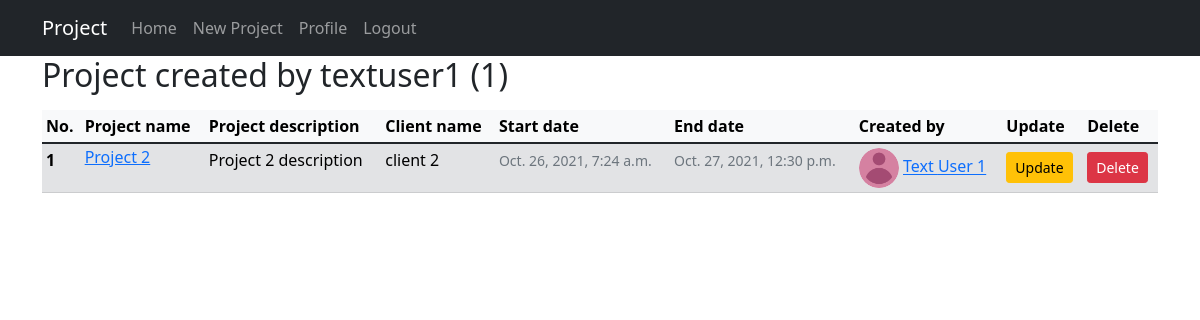
/user/textuser1 (signed in), run on an earlier commit of the app's database.
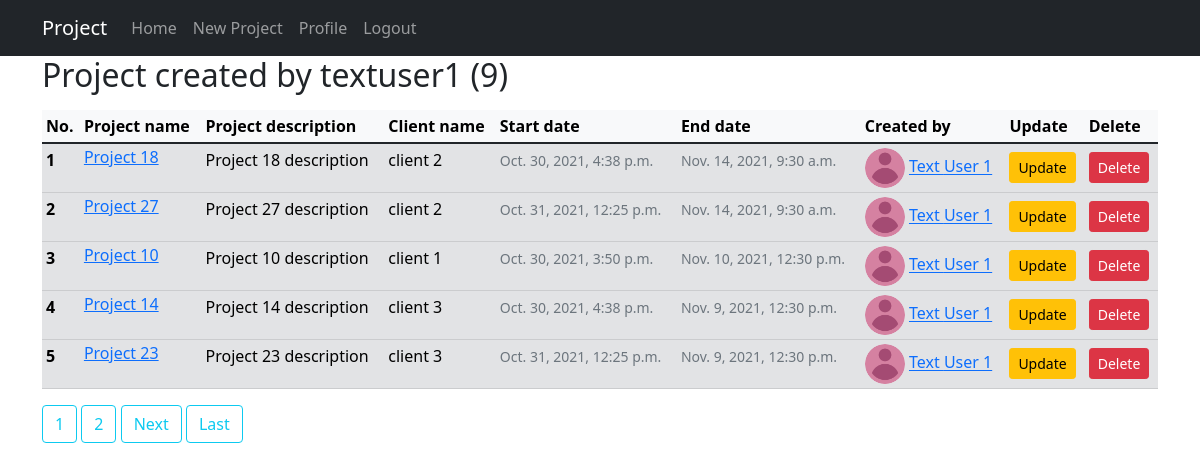
And on a later commit of the database.
### projects/models.py (models this page shows, shortened)
class Project(models.Model):
    name = models.CharField(max_length=50)
    description = models.TextField()
    client = models.ForeignKey(Client, related_name='projects', on_delete=models.CASCADE)
    created_by = models.ForeignKey(User, related_name='projects', on_delete=models.DO_NOTHING)
    start_date = models.DateTimeField(default=timezone.now())
    end_date = models.DateTimeField()

class Client(models.Model):
    name = models.CharField(max_length=50)
    def __str__(self):
        return self.name

### users/models.py (models this page shows, shortened)
class Profile(models.Model):
    user = models.OneToOneField(User, on_delete=models.CASCADE)
    image = models.ImageField(default='default.png', upload_to='profile_pics')

### projects/views.py (the view)
# urls.py: path('user/<str:username>', views.UserProjectListView.as_view(), name='user-projects'),
class UserProjectListView(LoginRequiredMixin, ListView):
    model = Project
    template_name = 'projects/user_projects.html' # <app>/<model>_<viewtype>.html
    context_object_name = 'projects'
    paginate_by = 5
    def get_queryset(self):
        user = get_object_or_404(User, username=self.kwargs.get('username'))
        return Project.objects.filter(created_by=user).order_by('-end_date')

### projects/templates/projects/user_projects.html (shortened to what this page needs)
{% extends "projects/base.html" %}
{% block content %}
    <h2 class="mb-3">Project created by {{ view.kwargs.username }} ({{ page_obj.paginator.count }})</h2>
    <table class="table table-sm">
        <thead>
            <tr class="table-light">
                <th scope="col">No.</th>
                <th scope="col">Project name</th>
                <th scope="col">Project description</th>
                <th scope="col">Client name</th>
                <th scope="col">Start date</th>
                <th scope="col">End date</th>
                <th scope="col">Created by</th>
                <th scope="col">Update</th>
                <th scope="col">Delete</th>
            </tr>
        </thead>
        <tbody>
        {% for project in projects %}
            <tr class="table-secondary">
                <th scope="row">{{ forloop.counter }}</th>
                <td>
                    <h6><a class="article-title" href="{% url 'project-detail' project.pk %}">{{ project.name }}</a></h6>
                </td>
                <td>
                    <p class="article-content">{{ project.description }}</p>
                </td>
                <td>
                    <p class="article-content">{{ project.client }}</p>
                </td>
                <td>
                    <small class="text-muted">{{ project.start_date }}</small>
                </td>
                <td>
                    <small class="text-muted">{{ project.end_date }}</small>
                </td>
                <td>
                    <img class="rounded-circle article-img" src="{{ project.created_by.profile.image.url }}" height=40 width=40>
                    <a class="mr-2" href="{% url 'user-projects' project.created_by.username %}">{{ project.created_by.first_name }} {{ project.created_by.last_name }}</a>
                </td>
                <td>
                    {% if project.created_by == user %}
                        <a class="btn btn-warning btn-sm mt-1 mb-1" href="{% url 'project-update' project.id %}">Update</a>
                    {% endif %}
                </td>
                <td>
                    {% if project.created_by == user %}
                        <a class="btn btn-danger btn-sm mt-1 mb-1" href="{% url 'project-delete' project.id %}">Delete</a>
                    {% endif %}
                </td>
            </tr>
        {% endfor %}
        </tbody>
    </table>
    {% if is_paginated %}
        {% for num in page_obj.paginator.page_range %}
            {% if page_obj_number == num %}
                <a class="btn btn-info mb-4" href="?page={{ num }}">{{ num }}</a>
            {% elif num > page_obj.number|add:'-3' and num < page_obj.number|add:'3' %}
                <a class="btn btn-outline-info mb-4" href="?page={{ num }}">{{ num }}</a>
            {% endif %}
        {% endfor %}
        {% if page_obj.has_next %}
            <a class="btn btn-outline-info mb-4" href="?page={{ page_obj.next_page_number }}">Next</a>
            <a class="btn btn-outline-info mb-4" href="?page={{ page_obj.paginator.num_pages }}">Last</a>
        {% endif %}
    {% endif %}
{% endblock content %}

What changed in the data, as far as the page shows it:
no longer on this page (row unchanged): Project: name "Project 2", description "Project 2 description", client "client 2", start_date "Oct. 26, 2021, 7:24 a.m.", end_date "Oct. 27, 2021, 12:30 p.m.", created_by.profile.image (placeholder picture), created_by.first_name "Text", created_by.last_name "User 1", shows "Update", shows "Delete"
added Project: name "Project 18", description "Project 18 description", client "client 2", start_date "Oct. 30, 2021, 4:38 p.m.", end_date "Nov. 14, 2021, 9:30 a.m.", created_by.profile.image (placeholder picture), created_by.first_name "Text", created_by.last_name "User 1", shows "Update", shows "Delete"
added Project: name "Project 27", description "Project 27 description", client "client 2", start_date "Oct. 31, 2021, 12:25 p.m.", end_date "Nov. 14, 2021, 9:30 a.m.", created_by.profile.image (placeholder picture), created_by.first_name "Text", created_by.last_name "User 1", shows "Update", shows "Delete"
added Project: name "Project 10", description "Project 10 description", client "client 1", start_date "Oct. 30, 2021, 3:50 p.m.", end_date "Nov. 10, 2021, 12:30 p.m.", created_by.profile.image (placeholder picture), created_by.first_name "Text", created_by.last_name "User 1", shows "Update", shows "Delete"
added Project: name "Project 14", description "Project 14 description", client "client 3", start_date "Oct. 30, 2021, 4:38 p.m.", end_date "Nov. 9, 2021, 12:30 p.m.", created_by.profile.image (placeholder picture), created_by.first_name "Text", created_by.last_name "User 1", shows "Update", shows "Delete"
added Project: name "Project 23", description "Project 23 description", client "client 3", start_date "Oct. 31, 2021, 12:25 p.m.", end_date "Nov. 9, 2021, 12:30 p.m.", created_by.profile.image (placeholder picture), created_by.first_name "Text", created_by.last_name "User 1", shows "Update", shows "Delete"
Also different on the page:
{{ page_obj.paginator.count }}: "1" → "9"
new list line: "1"
new list line: "2"
text now shown: "Next Last"
